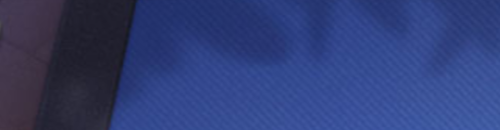
#> input picture region_bottom_cards.png, 500 x 130 px
$ python extract_bottom_cards.py region_bottom_cards.png
#> lines starting #> are read from the running program, lines starting #| are printed output that depends on the picture
#!/usr/bin/env python3
"""
底牌自动分割工具
用法：
    python extract_bottom_cards.py screenshots/bottom_001.png

输出：在 extracted_bottom/ 下生成分割好的单张牌图
你只需要把分好的图拖进 dataset/by_class/ 对应文件夹即可
"""

import cv2
import numpy as np
import sys
import os
from scipy.signal import find_peaks


def split_bottom_cards(image_path, output_dir="extracted_bottom"):
#> called with image_path = 'region_bottom_cards.png', output_dir = 'extracted_bottom'
    img = cv2.imread(image_path)
#> img is the input picture: shape (130, 500, 3); mean B, G, R 117.3, 62.4, 48.8
    if img is None:
        print(f"无法读取: {image_path}")
        return

    h, w = img.shape[:2]
#> h = 130; w = 500
    scale = 3
    img_big = cv2.resize(img, (w * scale, h * scale))
    hb, wb = img_big.shape[:2]
#> hb = 390; wb = 1500

    # 找第一个缝隙（跳过文字标签）
    gray = cv2.cvtColor(img_big, cv2.COLOR_BGR2GRAY)
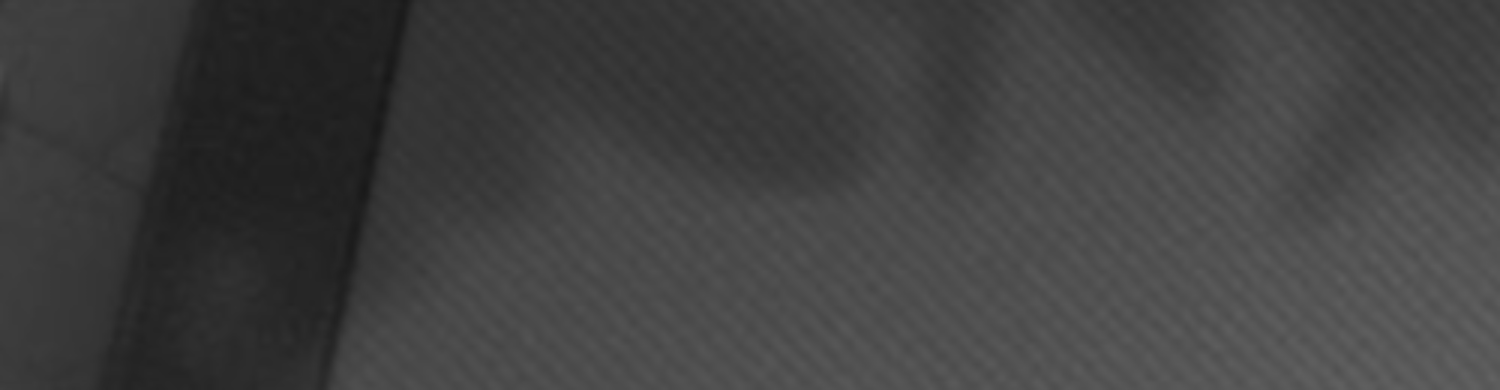
#> gray: shape (390, 1500); min 24, max 98, mean 64.5
    _, binary = cv2.threshold(gray, 220, 255, cv2.THRESH_BINARY)
#> binary: shape (390, 1500); every value is 0
    proj = np.sum(binary == 255, axis=0)
#> proj = 1500 values from 0 to 0
    creases = np.max(proj) - proj
#> creases = 1500 values from 0 to 0
    peaks, _ = find_peaks(creases, distance=100, prominence=20)
#> peaks = empty array
    start = int(peaks[0]) if len(peaks) > 0 else 0
#> start = 0

    # 有效区域内找缝隙
    sub = img_big[:, start:]
    gray_sub = cv2.cvtColor(sub, cv2.COLOR_BGR2GRAY)
    _, bin_sub = cv2.threshold(gray_sub, 220, 255, cv2.THRESH_BINARY)
    proj_sub = np.sum(bin_sub == 255, axis=0)
#> proj_sub = 1500 values from 0 to 0
    creases_sub = np.max(proj_sub) - proj_sub
#> creases_sub = 1500 values from 0 to 0
    peaks_sub, _ = find_peaks(creases_sub, distance=80, prominence=15)
#> peaks_sub = empty array
    splits = [0] + sorted(peaks_sub) + [sub.shape[1]]
#> splits = [0, 1500]

    os.makedirs(output_dir, exist_ok=True)
    base = os.path.splitext(os.path.basename(image_path))[0]

    saved = 0
    for i in range(len(splits) - 1):
        x1 = start + int(splits[i])
        x2 = start + int(splits[i + 1])
        cw = (x2 - x1) // scale
        # 过滤文字标签(太宽)和噪声(太窄)
        if cw < 25 or cw > 70:
            continue

        card = img_big[0:hb, x1:x2]
        # 保存为原图尺寸（方便直接拖入训练集）
        card_resized = cv2.resize(card, (cw, h))
        fname = f"{output_dir}/{base}_card{saved+1:02d}_w{cw}.png"
        cv2.imwrite(fname, card_resized)
        print(f"  保存: {fname}  (宽{cw}px)")
        saved += 1
#> this loop made 1 pass
#> (x1, x2, cw) on pass 1: (0, 1500, 500)
#> after the loop, saved = 0

    print(f"\n共分割出 {saved} 张牌，请检查 extracted_bottom/ 文件夹")
#| 共分割出 0 张牌，请检查 extracted_bottom/ 文件夹
    print("把分好的图拖进 dataset/by_class/ 对应数字文件夹，然后跑 train_classifier.py")


if __name__ == "__main__":
    if len(sys.argv) < 2:
        print("用法: python extract_bottom_cards.py <底牌截图路径>")
        print("示例: python extract_bottom_cards.py region_bottom_cards.png")
        sys.exit(1)

    for path in sys.argv[1:]:
        print(f"\n处理: {path}")
        split_bottom_cards(path)
